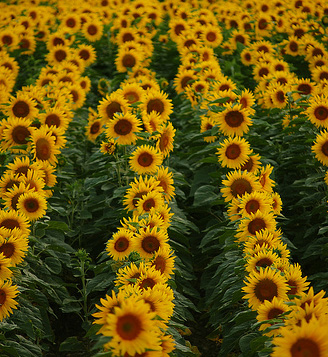
#> input picture data/sunflowers.jpg, 328 x 357 px, found by its file name
$ python evalBlobsDetection.py
#> lines starting #> are read from the running program, lines starting #| are printed output that depends on the picture
### code/utils.py
import numpy as np
import os
import errno
import matplotlib.pyplot as plt
from skimage.feature import plot_matches

# This code is part of:
#
#   CMPSCI 670: Computer Vision, Spring 2024
#   University of Massachusetts, Amherst
#   Instructor: Grant Van Horn
#

# [10 lines left out: function showMatches, not called in this run]


def imread(path):
#> called with path = './data/blobs/sunflowers.jpg'
    img = plt.imread(path).astype(float)

    #Remove alpha channel if it exists
    if img.ndim > 2 and img.shape[2] == 4:
        img = img[:, :, 0:3]
    #Puts images values in range [0,1]
    if img.max() > 1.0:
        img /= 255.0

    return img


# [26 lines left out: functions mkdir, gaussian, not called in this run]

### code/detectBlobs.py
import numpy as np
import cv2
from scipy.ndimage import correlate1d,generic_laplace,gaussian_laplace
from scipy.ndimage.filters import maximum_filter
from skimage.color import rgb2gray

# This code is part of:
#
#   CMPSCI 670: Computer Vision, Spring 2024
#   University of Massachusetts, Amherst
#   Instructor: Grant Van Horn
#

def d2(input, axis, output, mode, cval):
    return correlate1d(input, [1, -2, 1], axis, output, mode, cval, 0)

def detectBlobs(im, param=None):
    # Input:
    #   IM - input image
    #
    # Ouput:
    #   BLOBS - n x 5 array with blob in each row in (x, y, radius, angle, score)
    #
    # Dummy - returns a blob at the center of the image
    # blobs = np.array([[im.shape[1]/2, im.shape[0]/2, 100, 0, 1.0]])
    blobs=list()
    h,w,_=im.shape
#> h = 357; w = 328
    im=rgb2gray(im).astype(np.float64)
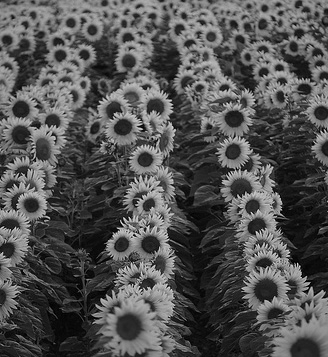
#> im: shape (357, 328) float64; min 0, max 0.925, mean 0.325
    n=param['n']
    k=param['k']
    threshold=param['threshold']
    sigma=param['sigma']
    Laplace=np.zeros((h,w,n))
    sigmas=list()
    radius=list()

    for i in range(n):
        Laplace[:,:,i]=(sigma)**2 *np.absolute(gaussian_laplace(im,sigma))
        sigmas.append(sigma)
        radius.append(sigma*1.414)
        sigma*=k
#> after the loop, radius = [2.83, 3.68, 4.78, 6.21, 8.08, 10.5, 13.65, 17.75, 23.07, 29.99]; sigma = 27.57; sigmas = [2, 2.6, 3.38, 4.39, 5.71, 7.43, 9.65, 12.55, 16.31, 21.21]

    NMSSpace=np.zeros(Laplace.shape)
    Laplace[Laplace<threshold]=0
    for i in range(n):
        NMSSpace[:, :, i] = maximum_filter(Laplace[:, :, i], size=3)
    indexs=np.argmax(NMSSpace,axis=2)
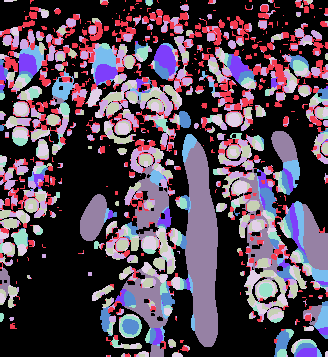
#> indexs: shape (357, 328) int64; 10 distinct labels, from 0 to 9; one colour per label, 0 black
    NMSScale=np.max(NMSSpace,axis=2)
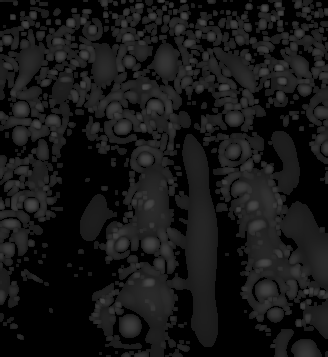
#> NMSScale: shape (357, 328) float64; min 0, max 0.312, mean 0.0863
    NMS=NMSScale*(NMSScale==np.max(Laplace,axis=2))
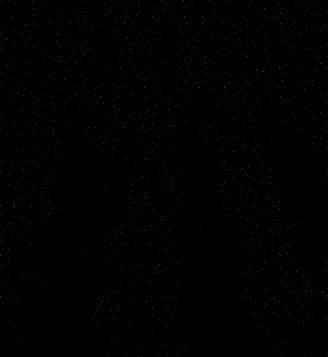
#> NMS: shape (357, 328) float64; min 0, max 0.312, mean 0.00161

    for x in range(h):
        for y in range(w):
            blob=[y,x,sigmas[indexs[x,y]]*np.sqrt(2),0,NMS[x,y]]
            blobs.append(blob)
#> after the loop, blobs = 117096 items
    blobs=np.array(blobs)
    blobs=np.delete(blobs,np.where(blobs[:,4]<=0),axis=0)
#> blobs = 1229 rows, first 6: [0, 0, 2.83, 0, 0.121], [9, 0, 8.08, 0, 0.104], [14, 0, 6.21, 0, 0.1], [32, 0, 3.68, 0, 0.148], [37, 0, 2.83, 0, 0.121], [85, 0, 2.83, 0, 0.137]
    return blobs


### code/drawBlobs.py
import numpy as np
import matplotlib.pyplot as plt
from skimage.color import rgb2gray

# This code is part of:
#
#   CMPSCI 670: Computer Vision, Spring 2024
#   University of Massachusetts, Amherst
#   Instructor: Grant Van Horn
#

# DRAWBLOBS overlays the image with blobs as circles
#   DRAWBLOBS(IM, BLOBS, THRESHOLD) overalys IM converted to a grayscale
#   image with BLOBS that are above a THRESHOLD. If THRESHOLD is not
#   specified it is set to 0.
#
# Input:
#   IM - the image (if rgb image is provided it is converted to grayscale)
#   BLOBS - n x 5 matrix with each row is a blob (x, y, radius, angle, score)
#   THRESHOLD - only blobs above this are shown (default = 0)


def drawBlobs(im, blobs, nmax=None):
    if nmax is None:
        nmax = blobs.shape[0]
    nmax = min(nmax, blobs.shape[0])

    if im.shape[2] > 1:
        im = rgb2gray(im)

    plt.figure()
    plt.imshow(im, cmap="gray")

    if nmax < 1:
        return

    order = np.argsort(-blobs[:, 4])
    theta = np.linspace(0, 2*np.pi, 24)
    for i in range(nmax):
        r = blobs[order[i], 2]
        plt.plot(blobs[order[i], 0] + r*np.cos(theta),
                 blobs[order[i], 1] + r*np.sin(theta),
                 'r-', linewidth=2)

    plt.show()

### code/evalBlobsDetection.py
import os
import numpy as np
import matplotlib.pyplot as plt
from utils import imread
from detectBlobs import detectBlobs
from drawBlobs import drawBlobs

# This code is part of:
#
#   CMPSCI 670: Computer Vision, Spring 2024
#   University of Massachusetts, Amherst
#   Instructor: Grant Van Horn
#

# Evaluation code for blob detection
# Your goal is to implement scale space blob detection using LoG

imageName = 'sunflowers.jpg'
numBlobsToDraw = 1000
imName = imageName.split('.')[0]

datadir = os.path.join('.', 'data', 'blobs')
im = imread(os.path.join(datadir, imageName))
param={'n':10,'k':1.3,'threshold':0.1,'sigma':2}

blobs = detectBlobs(im,param)  # dummy placeholder

drawBlobs(im, blobs, numBlobsToDraw)
#> in drawBlobs, `order = np.argsort(-blobs[:, 4])`: order = 1229 values, max 1228 at index 1048, min 0 at index 938, mean 614
#> the loop in drawBlobs, `for i in range(nmax):` made 1000 passes
#> r on passes 1 to 3: 3.68, 3.68, 2.83
#> in drawBlobs, `plt.show()`:
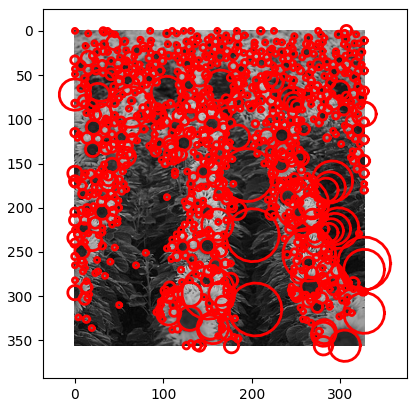
#> figure drawn by matplotlib, 1 panel

$ run again, with data/butterfly.jpg copied over data/sunflowers.jpg
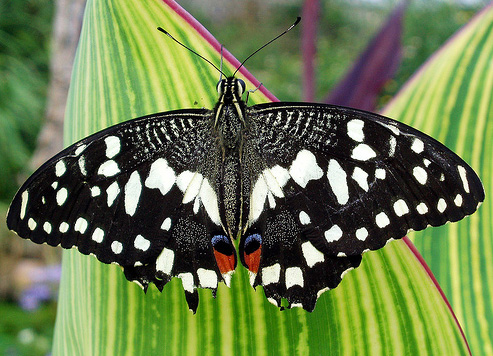
#> input picture data/butterfly.jpg, 493 x 356 px, found by its file name
#> after the loop in detectBlobs, `for i in range(n):`: radius = [2.83, 3.68, 4.78, 6.21, 8.08, 10.5, 13.65, 17.75, 23.07, 29.99]; sigma = 27.57; sigmas = [2, 2.6, 3.38, 4.39, 5.71, 7.43, 9.65, 12.55, 16.31, 21.21]
#> indexs: shape (356, 493) int64; 10 distinct labels, from 0 to 9
#> in detectBlobs, `NMS=NMSScale*(NMSScale==np.max(Laplace,axis=2))`:
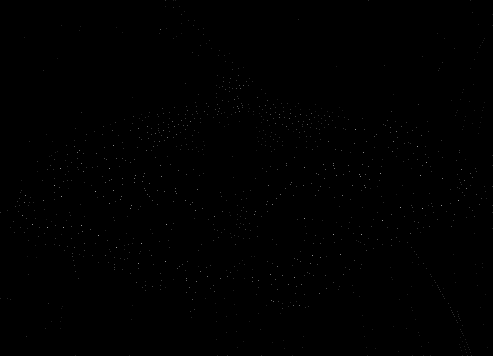
#> NMS: shape (356, 493) float64; min 0, max 0.619, mean 0.0014
#> after the loop in detectBlobs, `for x in range(h):`: blobs = 175508 items
#> in detectBlobs, `blobs=np.delete(blobs,np.where(blobs[:,4]<=0),axis=0)`: blobs = 1133 rows, first 6: [165, 0, 3.68, 0, 0.209], [173, 0, 2.83, 0, 0.126], [175, 0, 13.65, 0, 0.118], [368, 0, 29.99, 0, 0.165], [470, 0, 6.21, 0, 0.146], [165, 6, 2.83, 0, 0.118]
#> order = 1133 values, max 1132 at index 957, min 0 at index 448, mean 566
#> the loop in drawBlobs, `for i in range(nmax):` made 1000 passes
#> r on passes 1 to 3: 4.78, 6.21, 6.21
#> in drawBlobs, `plt.show()`:
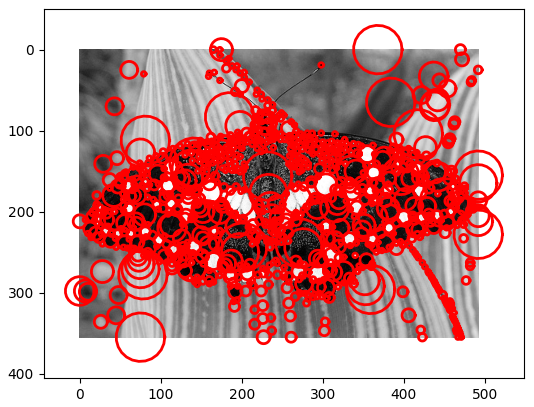
#> figure drawn by matplotlib, 1 panel
